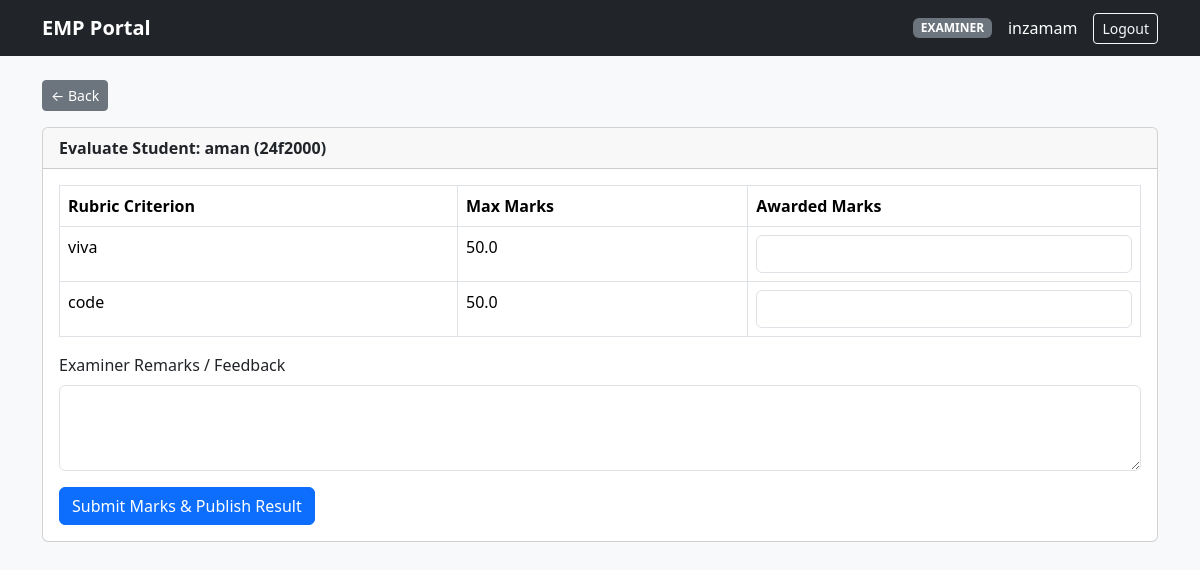
The app's page /examiner/evaluate/1 (signed in) with its own data.
### models.py (models this page shows)
class User(db.Model):
    __tablename__ = 'users'
    id = db.Column(db.Integer, primary_key=True)
    full_name = db.Column(db.String(120), nullable=False)
    email = db.Column(db.String(120), unique=True, nullable=False)
    password_hash = db.Column(db.String(256), nullable=False)
    role = db.Column(db.String(20), nullable=False)  # 'admin', 'examiner', 'student'
    department = db.Column(db.String(100), nullable=True)
    contact = db.Column(db.String(50), nullable=True)
    roll_number = db.Column(db.String(50), nullable=True)
    status = db.Column(db.String(20), default='Active')  # 'Pending', 'Active', 'Deactivated'
    slots = db.relationship('ExaminationSlot', backref='examiner', lazy=True)
    bookings = db.relationship('Booking', backref='student', lazy=True)

class ExaminationRubric(db.Model):
    __tablename__ = 'examination_rubrics'
    id = db.Column(db.Integer, primary_key=True)
    exam_id = db.Column(db.Integer, db.ForeignKey('examinations.id'), nullable=False)
    criterion_name = db.Column(db.String(120), nullable=False)
    max_marks = db.Column(db.Float, nullable=False)
    weightage = db.Column(db.Float, nullable=True)
    description = db.Column(db.Text, nullable=True)

### app.py (the view, shortened to what this page needs)
@app.route('/examiner/evaluate/<int:booking_id>', methods=['GET', 'POST'])
@login_required(role='examiner')
def examiner_evaluate(booking_id):
    booking = Booking.query.get_or_404(booking_id)
    if booking.slot.examiner_id != session['user_id']:
        flash('You can only evaluate students booked in your own slots.', 'danger')
        return redirect(url_for('examiner_dashboard'))
    rubrics = booking.slot.examination.rubrics
    return render_template('examiner_evaluate.html', booking=booking, rubrics=rubrics)

### app.py (called while the page is built)
def login_required(role=None):
    def decorator(f):
        @wraps(f)
        def decorated_function(*args, **kwargs):
            if 'user_id' not in session:
                flash('Please log in to continue.', 'warning')
                return redirect(url_for('login'))
            if role and session.get('role') != role:
                flash('Unauthorized access for your role.', 'danger')
                return redirect(url_for('index'))
            return f(*args, **kwargs)
        return decorated_function
    return decorator

@app.context_processor
def inject_user():
    user = User.query.get(session['user_id']) if 'user_id' in session else None
    return dict(current_user=user)

### templates/examiner_evaluate.html
{% extends "base.html" %}
{% block content %}
<a href="{{ url_for('examiner_dashboard') }}" class="btn btn-secondary btn-sm mb-3">&larr; Back</a>
<div class="card">
    <div class="card-header fw-bold">Evaluate Student: {{ booking.student.full_name }} ({{ booking.student.roll_number }})</div>
    <div class="card-body">
        <form method="POST">
            <table class="table table-bordered">
                <thead><tr><th>Rubric Criterion</th><th>Max Marks</th><th>Awarded Marks</th></tr></thead>
                <tbody>
                    {% for r in rubrics %}
                    <tr>
                        <td>{{ r.criterion_name }}</td>
                        <td>{{ r.max_marks }}</td>
                        <td>
                            <input type="number" step="0.5" min="0" max="{{ r.max_marks }}" name="rubric_{{ r.id }}" class="form-control" required>
                        </td>
                    </tr>
                    {% endfor %}
                </tbody>
            </table>
            <div class="mb-3">
                <label class="form-label">Examiner Remarks / Feedback</label>
                <textarea name="remarks" class="form-control" rows="3" required>{{ booking.remarks or '' }}</textarea>
            </div>
            <button type="submit" class="btn btn-primary">Submit Marks & Publish Result</button>
        </form>
    </div>
</div>
{% endblock %}

### templates/base.html (shortened to what this page needs)
<!DOCTYPE html>
<html lang="en">
<head>
    <link href="https://cdn.jsdelivr.net/npm/bootstrap@5.3.3/dist/css/bootstrap.min.css" rel="stylesheet">
</head>
<body class="bg-light">
    <nav class="navbar navbar-expand-lg navbar-dark bg-dark mb-4">
        <div class="container">
            <a class="navbar-brand fw-bold" href="{{ url_for('index') }}">EMP Portal</a>
            <div class="d-flex align-items-center text-white">
                {% if current_user %}
                    <span class="me-3 badge bg-secondary text-uppercase">{{ current_user.role }}</span>
                    <span class="me-3">{{ current_user.full_name }}</span>
                    <a href="{{ url_for('logout') }}" class="btn btn-outline-light btn-sm">Logout</a>
                {% else %}
                    <a href="{{ url_for('login') }}" class="btn btn-outline-light btn-sm me-2">Login</a>
                    <a href="{{ url_for('register') }}" class="btn btn-primary btn-sm">Register</a>
                {% endif %}
            </div>
        </div>
    </nav>
    <div class="container pb-5">
        {% block content %}{% endblock %}
    </div>
</body>
</html>

### records on screen
User: role "EXAMINER", full_name "inzamam"
User: student.full_name "aman", student.roll_number "24f2000"
ExaminationRubric: criterion_name "viva", max_marks "50.0"
ExaminationRubric: criterion_name "code", max_marks "50.0"
